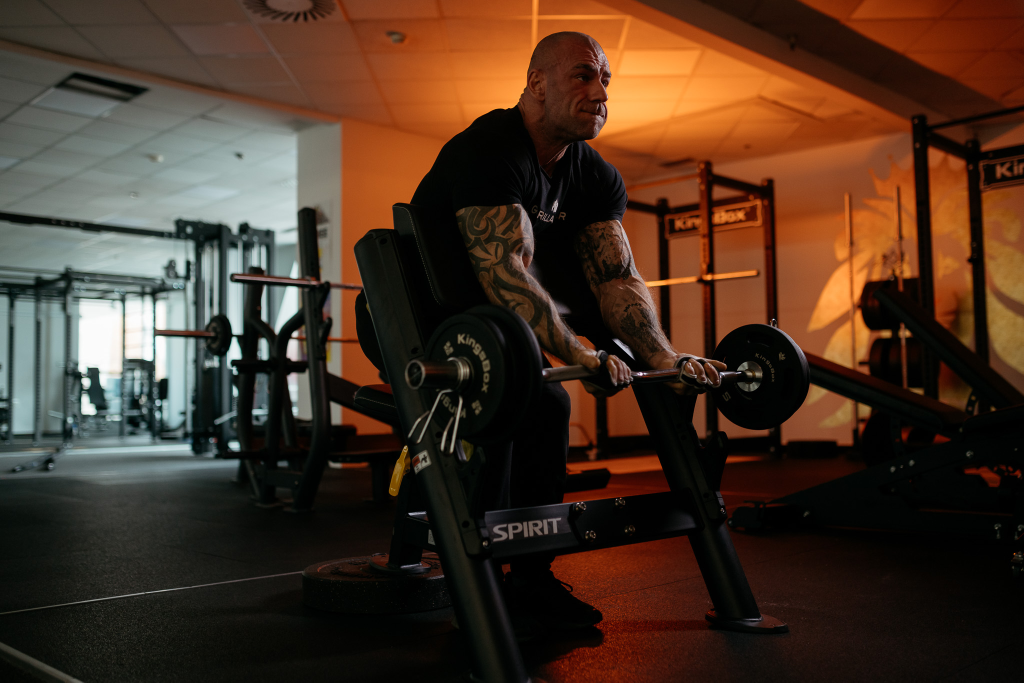
#> input picture slike 2048px/REF_3876 - 2048px.JPG, 2048 x 1365 px, given in place of REF_4073 - 2048px.JPG, which was not available (shown at 1/2 size)
$ python ig_prep.py out.png
#> lines starting #> are read from the running program, lines starting #| are printed output that depends on the picture; pictures that were not available may be replaced by others from this repository, and a replacement may not be noted
"""Priprava fotografij za Instagram: obrez 4:5, zameglitev napisov, barvna obdelava."""
import sys, os
from PIL import Image, ImageOps, ImageEnhance, ImageFilter, ImageDraw

SRC = "slike 2048px/REF_{} - 2048px.JPG"
OUT = sys.argv[1]

# ime: (foto, središče x (0-1), zgornji rob y (0-1), zameglitve [(x0,y0,x1,y1)], topel ton)
JOBS = {
    "4073": ("4073", .50, 0, [], 0),
    "4081": ("4081", .5, .05, [], 0),
    "4011": ("4011", .64, 0, [], 0),
    "4137": ("4137", .32, 0, [(.08, .02, .33, .15)], 1),
    "4055": ("4055", .5, .08, [], 0),
    "4152": ("4152", .5, .08, [(.05, .27, .27, .35)], 1),
    "4005": ("4005", .62, 0, [], 0),
    "4030": ("4030", .62, 0, [], 0),
    "4084": ("4084", .5, .06, [], 0),
    "4077": ("4077", .5, .08, [], 0),
}


def prep(key, foto, cx, y0, blurs, warm):
#> called with key = '4073', foto = '4073', cx = 0.5, y0 = 0, warm = 0
    im = ImageOps.exif_transpose(Image.open(SRC.format(foto))).convert("RGB")
#> im is the input picture: PIL image 2048x1365 RGB; mean R, G, B 72.5, 50.4, 35.5
    W, H = im.size
#> W = 2048; H = 1365
    for x0, yy0, x1, y1 in blurs:
        box = (int(x0 * W), int(yy0 * H), int(x1 * W), int(y1 * H))
        reg = im.crop(box).filter(ImageFilter.GaussianBlur(28))
        im.paste(reg, box)
    # obrez 4:5
    if W / H > .8:
        cw, ch = int(H * .8), H
#> cw = 1092; ch = 1365
        x = int(min(max(cx * W - cw / 2, 0), W - cw)); y = 0
#> after `x = int(min(max(cx * W - cw / 2, 0), W - cw))`: x = 478
    else:
        cw, ch = W, int(W * 1.25)
        x = 0; y = int(min(max(y0 * H, 0), H - ch))
    im = im.crop((x, y, x + cw, y + ch)).resize((1080, 1350), Image.LANCZOS)
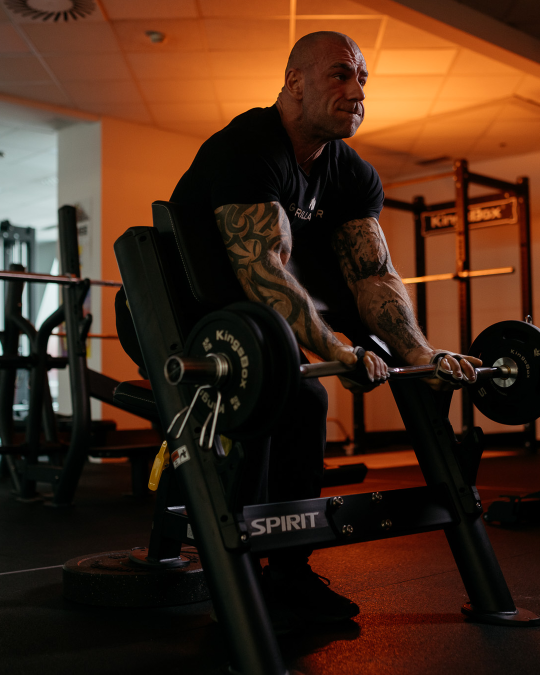
#> im: PIL image 1080x1350 RGB (shown at 1/2 size); mean R, G, B 69.7, 41, 23.8
    # obdelava: manj nasičenosti, več kontrasta, rahlo temneje
    im = ImageEnhance.Color(im).enhance(.78 if not warm else .9)
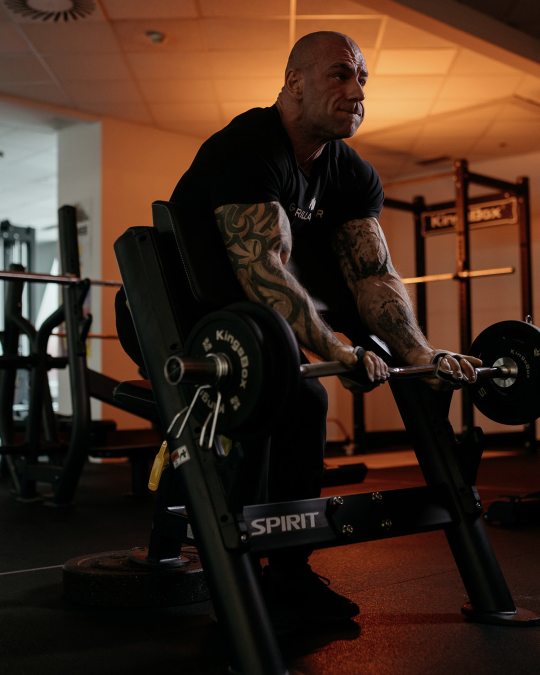
#> im: PIL image 1080x1350 RGB (shown at 1/2 size); mean R, G, B 64.5, 42, 28.7
    im = ImageEnhance.Contrast(im).enhance(1.14)
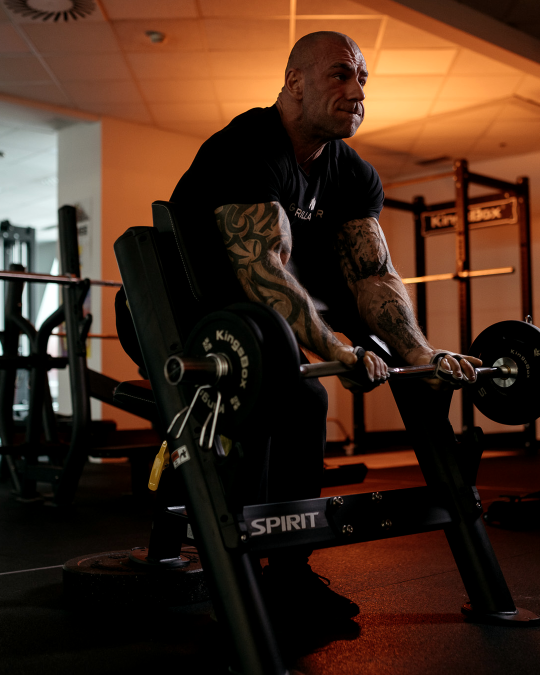
#> im: PIL image 1080x1350 RGB (shown at 1/2 size); mean R, G, B 67.6, 42, 27.2
    im = ImageEnhance.Brightness(im).enhance(.93)
    # vinjeta
    v = Image.new("L", (1080, 1350), 0)
#> v: PIL image 1080x1350 L; every value is 0
    d = ImageDraw.Draw(v)
    for i in range(60):
        t = i / 60
        d.ellipse((-300 + i * 9, -260 + i * 9, 1380 - i * 9, 1610 - i * 9), fill=int(255 * t))
    v = v.filter(ImageFilter.GaussianBlur(80))
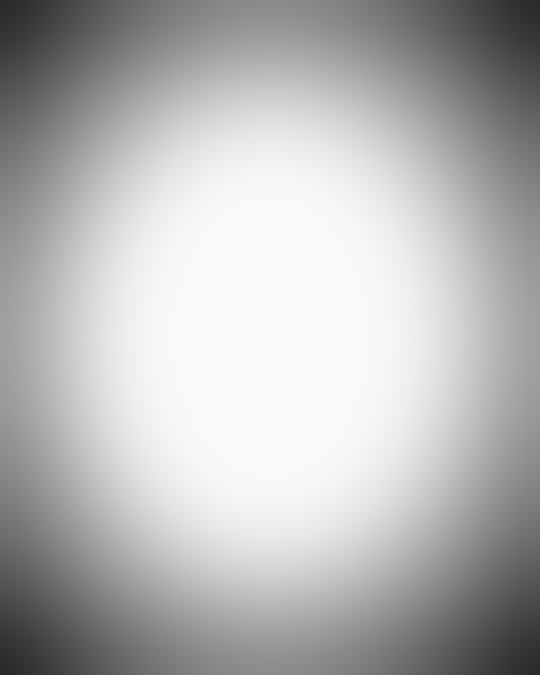
#> v: PIL image 1080x1350 L (shown at 1/2 size); min 41, max 250, mean 181.2
    dark = Image.new("RGB", (1080, 1350), (8, 8, 8))
#> dark: PIL image 1080x1350 RGB; every value is 8
    im = Image.composite(im, dark, v.point(lambda p: 90 + p * 165 // 255))
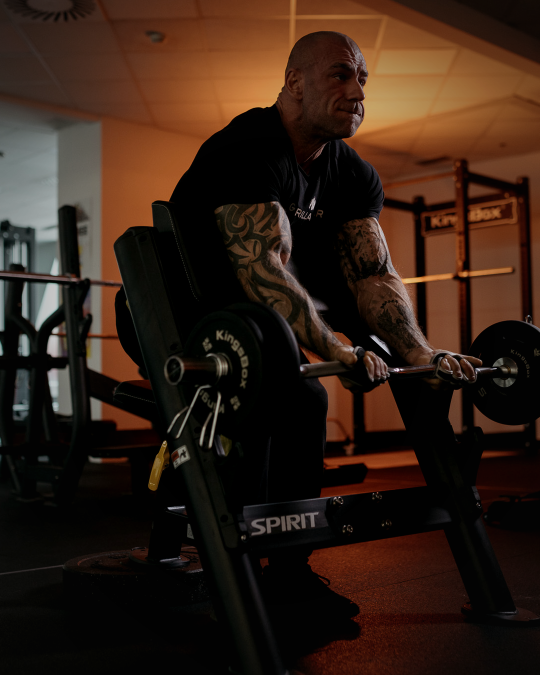
#> im: PIL image 1080x1350 RGB (shown at 1/2 size); mean R, G, B 50.1, 31.6, 20.9
    im.save(os.path.join(OUT, key + ".jpg"), quality=94)


os.makedirs(OUT, exist_ok=True)
for k, v in JOBS.items():
    prep(k, *v)
#> pass 2 of the loop `for k, v in JOBS.items():`:
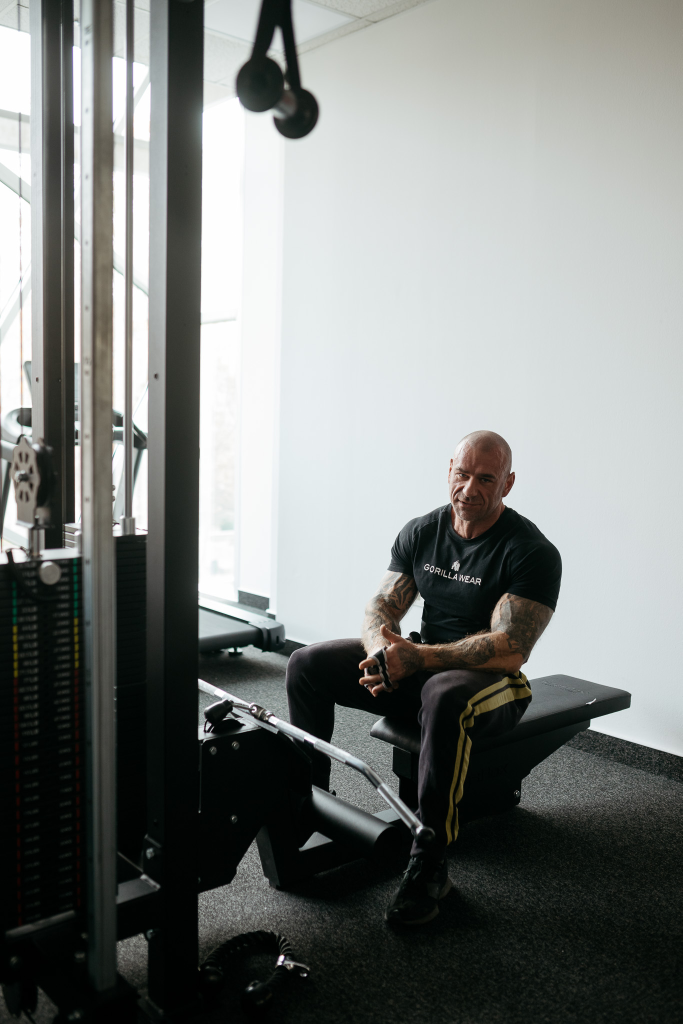
#> input picture slike 2048px/REF_3879 - 2048px.JPG, 1365 x 2048 px, given in place of REF_4081 - 2048px.JPG, which was not available (shown at 1/2 size)
#> in prep, im is the input picture: PIL image 1365x2048 RGB; mean R, G, B 124.2, 127.5, 125.1
#> in prep (call 2), `im = im.crop((x, y, x + cw, y + ch)).resize((1080, 1350), Image.LANCZOS)`:
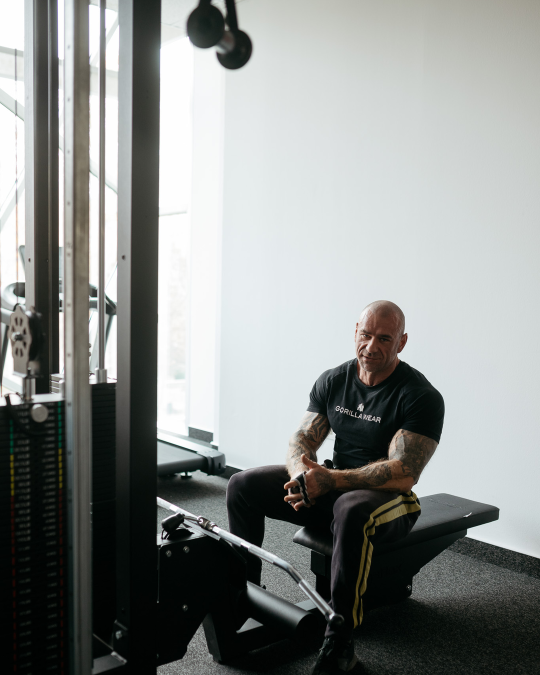
#> im: PIL image 1080x1350 RGB (shown at 1/2 size); mean R, G, B 137.7, 140.9, 138.8
#> in prep (call 2), `im = Image.composite(im, dark, v.point(lambda p: 90 + p * 165 // 255))`:
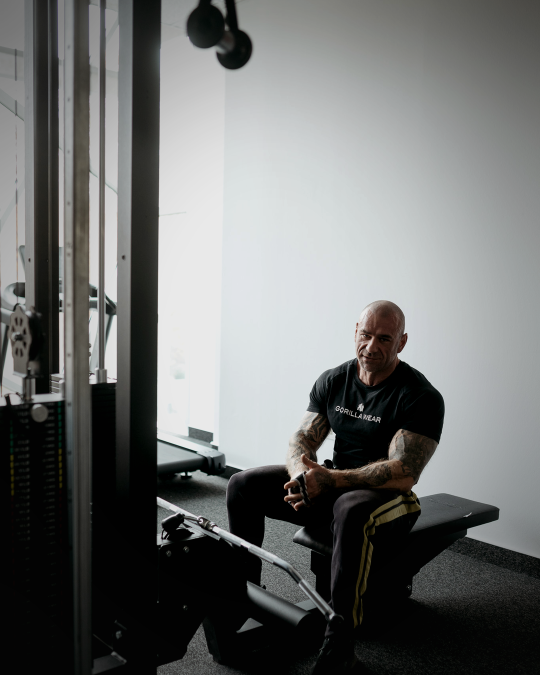
#> im: PIL image 1080x1350 RGB (shown at 1/2 size); mean R, G, B 109.2, 110.8, 109.8
#> (the run stopped early here; a loop or call above may not have finished)
